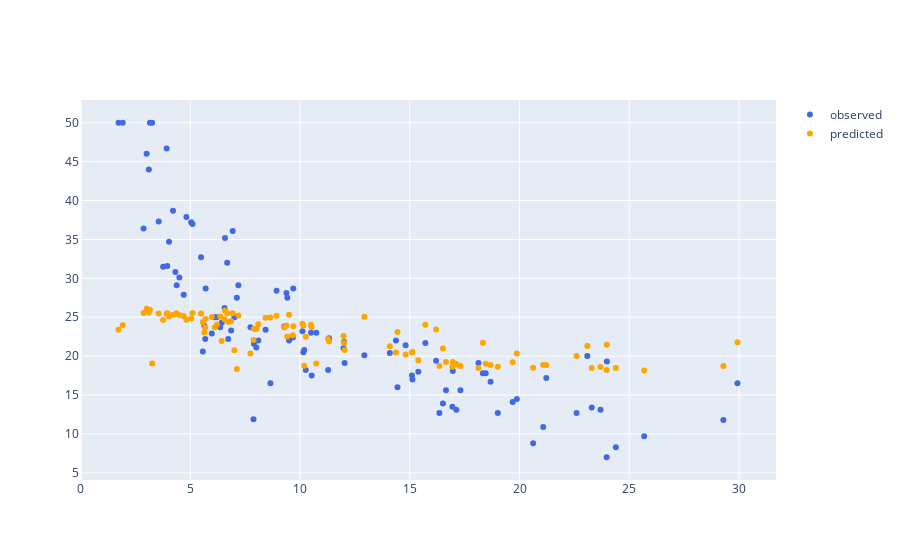

The notebook cell saved with this chart:
### Markdown cell above
**Adding scatterplot of predictions**
- `with fig do add_scatter using` a list containing
    - freestyle `x=` then `with np do ravel using lstat`
    - freestyle `y=` then `with np do ravel using predictions`
    - freestyle `mode=markers`
    - freestyle `name=predicted`
    - line=dict(color='orange')

### Code cell
fig.add_scatter(x= (np.ravel(lstat)), y= (np.ravel(predictions)), mode="markers", name="predicted", line=dict(color='orange'))

#<xml xmlns="https://developers.google.com/blockly/xml"><variables><variable id="@U5l^JIp,}.H=ECCW?@g">fig</variable><variable id="Zhzp)s*VL?V@ES3(j:*b">np</variable><variable id="rVUZld`HfW,n/PC{X!9-">lstat</variable><variable id="5lkT$zi8W,`TXDny?Cv7">predictions</variable></variables><block type="varDoMethod_Python" id="qZ|Z9.ijg3CRAUbY+PrR" x="8" y="159"><field name="VAR" id="@U5l^JIp,}.H=ECCW?@g">fig</field><field name="MEMBER">add_scatter</field><data>fig:add_scatter</data><value name="INPUT"><block type="lists_create_with" id="9V^E?ADZgip/oSvw)bOB"><mutation items="5"></mutation><value name="ADD0"><block type="valueOutputCodeBlock_Python" id="RTv-p{TaUq@4_58RZB%1"><field name="CODE">x=</field><value name="INPUT"><block type="varDoMethod_Python" id="j8@mjp~f?I7StnE+y$s,"><field name="VAR" id="Zhzp)s*VL?V@ES3(j:*b">np</field><field name="MEMBER">ravel</field><data>np:ravel</data><value name="INPUT"><block type="variables_get" id="AMp#2-apaCBpWlKv]`Ce"><field name="VAR" id="rVUZld`HfW,n/PC{X!9-">lstat</field></block></value></block></value></block></value><value name="ADD1"><block type="valueOutputCodeBlock_Python" id="agyiU0@xgh8VMC=hx.gY"><field name="CODE">y=</field><value name="INPUT"><block type="varDoMethod_Python" id="iKrKee;JuM8Vwq`^}m3A"><field name="VAR" id="Zhzp)s*VL?V@ES3(j:*b">np</field><field name="MEMBER">ravel</field><data>np:ravel</data><value name="INPUT"><block type="variables_get" id="EB_-zyfAx?M()$2`t9[H"><field name="VAR" id="5lkT$zi8W,`TXDny?Cv7">predictions</field></block></value></block></value></block></value><value name="ADD2"><block type="dummyOutputCodeBlock_Python" id="d2`of@jGbPV@.JFQeFdr"><field name="CODE">mode="markers"</field></block></value><value name="ADD3"><block type="dummyOutputCodeBlock_Python" id=":jlV[+9%@+Wr2HMhzd^z"><field name="CODE">name="predicted"</field></block></value><value name="ADD4"><block type="dummyOutputCodeBlock_Python" id="wi|So(Dc8k#fv}G~sp0m"><field name="CODE">line=dict(color='orange')</field></block></value></block></value></block></xml>

### Figure 1 — Plotly figure (JSON) as saved in the notebook; plotly's stock layout.template omitted (floating-point values rounded to 4 significant figures)
{"data": [{"line": {"color": "royalblue"}, "mode": "markers", "name": "observed", "type": "scatter", "x": [5.68, 12.93, 7.19, 6.93, 17.12, 29.29, 9.67, 10.74, 11.98, 9.42, 23.09, 14.81, 15.71, 14.37, 2.87, 3.56, 23.97, 12.01, 5.57, 1.92, 3.92, 4.32, 15.12, 6.43, 21.08, 9.38, 5.49, 5.7, 15.1, 23.29, 4.38, 9.5, 4.5, 18.33, 6.56, 6.73, 10.15, 3.76, 16.2, 1.73, 14.09, 6.36, 29.93, 7.74, 25.68, 6.86, 24.39, 8.01, 22.6, 19.01, 8.65, 23.69, 16.65, 3.01, 7.9, 7.88, 8.93, 8.43, 23.98, 5.1, 12.03, 11.32, 16.96, 19.69, 5.04, 16.35, 6.58, 3.26, 8.1, 5.64, 19.88, 11.28, 10.11, 16.94, 16.51, 4.7, 7.01, 4.03, 18.46, 6.12, 9.69, 18.13, 21.22, 10.5, 6.21, 6.68, 4.82, 10.26, 15.39, 3.16, 17.31, 14.44, 18.68, 9.28, 10.19, 5.98, 4.21, 3.95, 7.12, 3.11, 20.62, 10.53], "y": [22.2, 20.1, 29.1, 36.1, 13.1, 11.8, 22.4, 23, 21, 27.5, 20, 21.4, 21.7, 22, 36.4, 37.3, 7, 21.8, 20.6, 50, 46.7, 30.8, 17, 24.3, 10.9, 28.1, 32.7, 28.7, 17.5, 13.4, 29.1, 22, 30.1, 17.8, 26.2, 22.2, 20.5, 31.5, 19.4, 50, 20.4, 23.7, 16.5, 23.7, 9.7, 23.3, 8.3, 21.1, 12.7, 12.7, 16.5, 13.1, 15.6, 46, 21.6, 11.9, 28.4, 23.4, 19.3, 37, 19.1, 22.3, 18.1, 14.1, 37.2, 12.7, 35.2, 50, 22, 23.9, 14.5, 18.2, 23.2, 13.5, 13.9, 27.9, 25, 34.7, 17.8, 25, 28.7, 19.1, 17.2, 23, 25, 32, 37.9, 18.2, 18, 50, 15.6, 16, 16.7, 23.8, 20.8, 22.9, 38.7, 31.6, 27.5, 44, 8.8, 17.5]}, {"line": {"color": "orange"}, "mode": "markers", "name": "predicted", "type": "scatter", "x": [5.68, 12.93, 7.19, 6.93, 17.12, 29.29, 9.67, 10.74, 11.98, 9.42, 23.09, 14.81, 15.71, 14.37, 2.87, 3.56, 23.97, 12.01, 5.57, 1.92, 3.92, 4.32, 15.12, 6.43, 21.08, 9.38, 5.49, 5.7, 15.1, 23.29, 4.38, 9.5, 4.5, 18.33, 6.56, 6.73, 10.15, 3.76, 16.2, 1.73, 14.09, 6.36, 29.93, 7.74, 25.68, 6.86, 24.39, 8.01, 22.6, 19.01, 8.65, 23.69, 16.65, 3.01, 7.9, 7.88, 8.93, 8.43, 23.98, 5.1, 12.03, 11.32, 16.96, 19.69, 5.04, 16.35, 6.58, 3.26, 8.1, 5.64, 19.88, 11.28, 10.11, 16.94, 16.51, 4.7, 7.01, 4.03, 18.46, 6.12, 9.69, 18.13, 21.22, 10.5, 6.21, 6.68, 4.82, 10.26, 15.39, 3.16, 17.31, 14.44, 18.68, 9.28, 10.19, 5.98, 4.21, 3.95, 7.12, 3.11, 20.62, 10.53], "y": [23.69, 25.05, 25.22, 25.52, 18.97, 18.74, 22.69, 19.05, 22.59, 22.52, 21.32, 20.22, 24.03, 20.46, 25.56, 25.48, 18.23, 21.69, 24.39, 23.96, 25.44, 25.38, 20.52, 21.94, 18.87, 23.94, 25.48, 24.79, 20.47, 18.48, 25.51, 25.31, 25.29, 21.72, 24.73, 24.39, 23.94, 24.66, 23.42, 23.39, 21.26, 25.1, 21.79, 20.34, 18.16, 24.49, 18.47, 23.49, 20.03, 18.63, 24.97, 18.59, 19.25, 26.09, 23.51, 22.07, 25.18, 24.92, 21.46, 25.56, 20.79, 21.89, 19.24, 19.2, 24.84, 18.73, 25.87, 19.04, 24.09, 23.04, 20.34, 22.2, 24.15, 18.64, 20.99, 25.16, 20.74, 25.1, 19.03, 23.72, 23.83, 18.48, 18.87, 24.04, 24.02, 25.51, 24.68, 22.49, 19.45, 25.98, 18.71, 23.1, 18.86, 23.69, 18.76, 25.04, 25.32, 25.51, 18.33, 25.56, 18.51, 23.73]}], "layout": {"autosize": true, "xaxis": {"autorange": true, "range": [-0.0592, 31.72], "type": "linear"}, "yaxis": {"autorange": true, "range": [3.85, 53.15], "type": "linear"}}}
